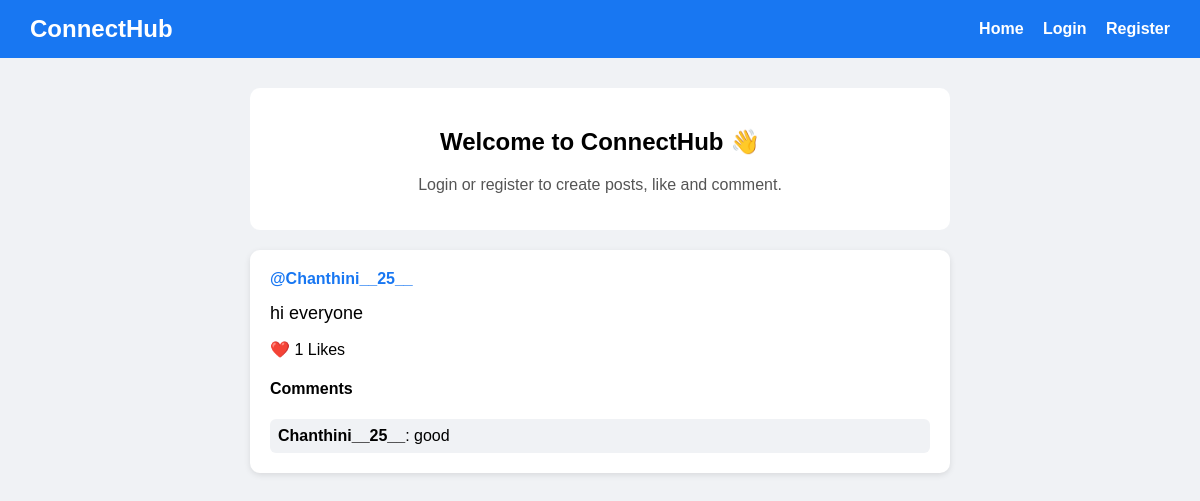
The page / on the database its author committed.
### social/models.py (models this page shows, shortened)
class Post(models.Model):
    user = models.ForeignKey(User, on_delete=models.CASCADE)
    content = models.TextField()
    image = models.URLField(blank=True)
    created_at = models.DateTimeField(auto_now_add=True)
    likes = models.ManyToManyField(User, related_name='liked_posts', blank=True)
    def total_likes(self):
        return self.likes.count()

class Comment(models.Model):
    post = models.ForeignKey(Post, on_delete=models.CASCADE, related_name='comments')
    user = models.ForeignKey(User, on_delete=models.CASCADE)
    content = models.TextField()
    created_at = models.DateTimeField(auto_now_add=True)

### social/views.py (the view)
# urls.py: path('', views.home, name='home'),
def home(request):
    posts = Post.objects.all().order_by('-created_at')
    if request.user.is_authenticated:
        following_users = Follow.objects.filter(
            follower=request.user
        ).values_list('following', flat=True)
        posts = posts.filter(user__in=list(following_users) + [request.user.id])
    return render(request, 'home.html', {'posts': posts})

### social/templates/home.html (shortened to what this page needs)
<!DOCTYPE html>
<html>
<head>
</head>
<body>
<nav>
    <h1>ConnectHub</h1>
    <div>
        <a href="/">Home</a>
        {% if user.is_authenticated %}
            <a href="{% url 'profile' user.username %}">
                Profile
            </a>
            <a href="{% url 'create_post' %}">
                Create Post
            </a>
            <a href="{% url 'logout' %}">
                Logout
            </a>
        {% else %}
            <a href="{% url 'login' %}">
                Login
            </a>
            <a href="{% url 'register' %}">
                Register
            </a>
        {% endif %}
    </div>
</nav>
<div class="container">
    <div class="welcome">
        <h2>Welcome to ConnectHub 👋</h2>
        {% if user.is_authenticated %}
            <p>Hello, <strong>{{ user.username }}</strong>!</p>
            <a class="create" href="{% url 'create_post' %}">
                + Create New Post
            </a>
        {% else %}
            <p class="login-message">
                Login or register to create posts, like and comment.
            </p>
        {% endif %}
    </div>
    {% for post in posts %}
        <div class="post">
            <a class="post-user"
               href="{% url 'profile' post.user.username %}">
                @{{ post.user.username }}
            </a>
            <div class="post-content">
                {{ post.content }}
            </div>
            <p>
                ❤️ {{ post.total_likes }} Likes
            </p>
            <h4>Comments</h4>
            {% for comment in post.comments.all %}
                <div class="comment">
                    <strong>{{ comment.user.username }}</strong>:
                    {{ comment.content }}
                </div>
            {% empty %}
                <p>No comments yet.</p>
            {% endfor %}
        </div>
    {% endfor %}
</div>
</body>
</html>

### social/templates/home.html (style rules this page uses)
* { box-sizing: border-box; }
body { margin: 0; font-family: Arial, sans-serif; background: #f0f2f5; }
nav { background: #1877f2; color: white; padding: 15px 30px; display: flex; justify-content: space-between; align-items: center; }
nav h1 { margin: 0; }
nav a { color: white; text-decoration: none; margin-left: 15px; font-weight: bold; }
.container { width: 90%; max-width: 700px; margin: 30px auto; }
.welcome { background: white; padding: 20px; border-radius: 10px; margin-bottom: 20px; text-align: center; }
.post { background: white; padding: 20px; border-radius: 10px; margin-bottom: 20px; box-shadow: 0 2px 6px rgba(0,0,0,0.1); }
.post-user { font-weight: bold; color: #1877f2; text-decoration: none; }
.post-content { font-size: 18px; margin: 15px 0; }
.comment { background: #f0f2f5; padding: 8px; border-radius: 6px; margin-top: 8px; }
.login-message { text-align: center; color: #555; }

### rows shown on the page
Post: user.username "Chanthini__25__", content "hi everyone", total_likes "1"
Comment: user.username "Chanthini__25__", content "good"
